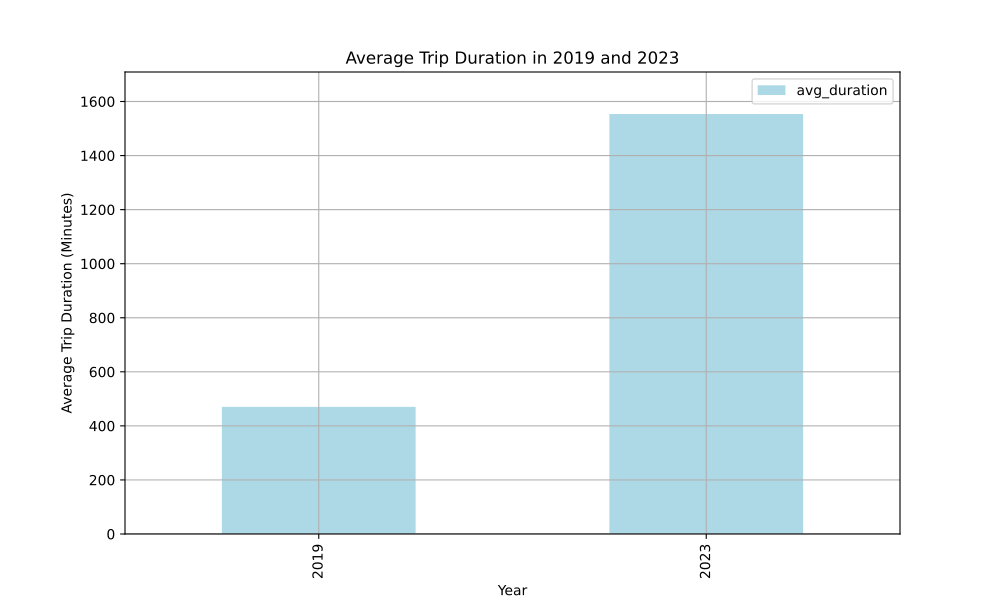

Generate this figure with Python:
import matplotlib.pyplot as plt
import pandas as pd
from sqlalchemy import create_engine
from dotenv import load_dotenv
import os
from matplotlib.backends.backend_pdf import PdfPages

# Load environment variables from .env file
load_dotenv()

# Database connection details from environment variables
db_host = os.getenv('DB_HOST')
db_port = os.getenv('DB_PORT')
db_user = os.getenv('DB_USER')
db_password = os.getenv('DB_PASSWORD')
db_name = os.getenv('DB_NAME')

# Create the SQLAlchemy engine
engine = create_engine(f"mysql+pymysql://{db_user}:{db_password}@{db_host}:{db_port}/{db_name}")

# Function to fetch data from the database
def fetch_data(query):
    return pd.read_sql(query, engine)

# Function to create comparison bar charts with proper y-axis scaling
def create_comparison_chart(df_2019, df_2023, column, title, xlabel, ylabel):
    # Combine and rank data for consistent comparison
    combined = pd.concat([df_2019, df_2023]).groupby(column).sum().reset_index()
    top_combined = combined.nlargest(5, 'num_bookings')
    
    # Reindex original dataframes to only include top items
    df_2019_top = df_2019[df_2019[column].isin(top_combined[column])]
    df_2023_top = df_2023[df_2023[column].isin(top_combined[column])]
    
    # Prepare data for plotting
    comparison = pd.DataFrame({
        '2019': df_2019_top.groupby(column)['num_bookings'].sum(),
        '2023': df_2023_top.groupby(column)['num_bookings'].sum()
    }).fillna(0)  # Fill NaN with 0 for better comparison
    
    ax = comparison.plot(kind='bar', figsize=(10, 6))
    ax.set_ylim(0, comparison.max().max() * 1.1)  # Set y-axis limits from 0 to slightly above the max value
    plt.title(title)
    plt.xlabel(xlabel)
    plt.ylabel(ylabel)
    plt.grid(True)
    return ax.figure

# Initialize the PDF
pdf_path = 'comparison_charts.pdf'
pdf = PdfPages(pdf_path)

# 1. Average Trip Duration in 2019 and 2023
query_avg_trip_duration = """
SELECT 
    YEAR(godate) as year, 
    AVG(trip_duration_minutes) as avg_duration 
FROM 
    `12go`.analytic_test_booking 
WHERE 
    YEAR(godate) IN (2019, 2023)
GROUP BY 
    year
"""
df_avg_trip_duration = fetch_data(query_avg_trip_duration)
ax = df_avg_trip_duration.plot(kind='bar', x='year', y='avg_duration', color='lightblue', figsize=(10, 6))
ax.set_ylim(0, df_avg_trip_duration['avg_duration'].max() * 1.1)  # Adjust y-axis limit
plt.title('Average Trip Duration in 2019 and 2023')
plt.xlabel('Year')
plt.ylabel('Average Trip Duration (Minutes)')
plt.grid(True)
pdf.savefig(ax.figure)
plt.show()

# 2. Top 5 Distribution of Transportation Modes
query_transport_modes = """
SELECT 
    class_name, 
    COUNT(*) as num_bookings, 
    YEAR(godate) as year 
FROM 
    `12go`.analytic_test_booking 
WHERE 
    YEAR(godate) IN (2019, 2023)
GROUP BY 
    class_name, year
"""
df_transport_modes = fetch_data(query_transport_modes)

# Split data by year
df_transport_modes_2019 = df_transport_modes[df_transport_modes['year'] == 2019]
df_transport_modes_2023 = df_transport_modes[df_transport_modes['year'] == 2023]

fig = create_comparison_chart(df_transport_modes_2019, 
                        df_transport_modes_2023, 
                        'class_name', 
                        'Top 5 Distribution of Transportation Modes', 
                        'Transport Mode', 'Number of Bookings')
pdf.savefig(fig)
plt.show()

# 3. Top 5 Revenue by Country of Origin
query_revenue_by_country = """
SELECT 
    from_country_id, 
    SUM(netprice_usd) as total_revenue, 
    YEAR(godate) as year 
FROM 
    `12go`.analytic_test_booking 
WHERE 
    YEAR(godate) IN (2019, 2023)
GROUP BY 
    from_country_id, year
"""
df_revenue_by_country = fetch_data(query_revenue_by_country)

# Split data by year
df_revenue_by_country_2019 = df_revenue_by_country[df_revenue_by_country['year'] == 2019]
df_revenue_by_country_2023 = df_revenue_by_country[df_revenue_by_country['year'] == 2023]

# Combine and rank data for consistent comparison
combined_revenue = pd.concat([df_revenue_by_country_2019, df_revenue_by_country_2023]).groupby('from_country_id').sum()
top_combined_revenue = combined_revenue.nlargest(5, 'total_revenue')

# Reindex original dataframes to only include top items
df_revenue_by_country_2019_top = df_revenue_by_country_2019[df_revenue_by_country_2019['from_country_id'].isin(top_combined_revenue.index)]
df_revenue_by_country_2023_top = df_revenue_by_country_2023[df_revenue_by_country_2023['from_country_id'].isin(top_combined_revenue.index)]

# Prepare data for plotting
comparison_revenue = pd.DataFrame({
    '2019': df_revenue_by_country_2019_top.groupby('from_country_id')['total_revenue'].sum(),
    '2023': df_revenue_by_country_2023_top.groupby('from_country_id')['total_revenue'].sum()
}).fillna(0)  # Fill NaN with 0 for better comparison

ax = comparison_revenue.plot(kind='bar', figsize=(10, 6))
ax.set_ylim(0, comparison_revenue.max().max() * 1.1)  # Set y-axis limits from 0 to slightly above the max value
plt.title('Top 5 Revenue by Country of Origin in 2019 and 2023')
plt.xlabel('Country')
plt.ylabel('Total Revenue (USD)')
plt.grid(True)
pdf.savefig(ax.figure)
plt.show()

# 4. Top 5 Language Preferences Comparison
query_language_prefs = """
SELECT 
    website_language, 
    COUNT(*) as num_bookings, 
    YEAR(godate) as year 
FROM 
    `12go`.analytic_test_booking 
WHERE 
    YEAR(godate) IN (2019, 2023)
GROUP BY 
    website_language, year
"""
df_language_prefs = fetch_data(query_language_prefs)

# Split data by year
df_language_prefs_2019 = df_language_prefs[df_language_prefs['year'] == 2019]
df_language_prefs_2023 = df_language_prefs[df_language_prefs['year'] == 2023]

fig = create_comparison_chart(df_language_prefs_2019, 
                        df_language_prefs_2023, 
                        'website_language', 
                        'Top 5 Language Preferences Comparison', 
                        'Language', 'Number of Bookings')
pdf.savefig(fig)
plt.show()

# 5. Top 5 User Agents Comparison
query_user_agents = """
SELECT 
    user_agent, 
    COUNT(*) as num_bookings, 
    YEAR(godate) as year 
FROM 
    `12go`.analytic_test_booking 
WHERE 
    YEAR(godate) IN (2019, 2023)
GROUP BY 
    user_agent, year
"""
df_user_agents = fetch_data(query_user_agents)

# Split data by year
df_user_agents_2019 = df_user_agents[df_user_agents['year'] == 2019]
df_user_agents_2023 = df_user_agents[df_user_agents['year'] == 2023]

fig = create_comparison_chart(df_user_agents_2019, 
                        df_user_agents_2023, 
                        'user_agent', 
                        'Top 5 User Agents in 2019 and 2023', 
                        'User Agent', 'Number of Bookings')
pdf.savefig(fig)
plt.show()

# 6. Top 5 Countries Comparison
query_top_countries = """
SELECT 
    from_country_id, 
    COUNT(*) as num_bookings, 
    YEAR(godate) as year 
FROM 
    `12go`.analytic_test_booking 
WHERE 
    YEAR(godate) IN (2019, 2023)
GROUP BY 
    from_country_id, year
"""
df_top_countries = fetch_data(query_top_countries)

# Split data by year
df_top_countries_2019 = df_top_countries[df_top_countries['year'] == 2019]
df_top_countries_2023 = df_top_countries[df_top_countries['year'] == 2023]

fig = create_comparison_chart(df_top_countries_2019, 
                        df_top_countries_2023, 
                        'from_country_id', 
                        'Top 5 Countries in 2019 and 2023', 
                        'Country', 'Number of Bookings')
pdf.savefig(fig)
plt.show()

# 7. Top 5 From Station Name Comparison
query_from_station_names = """
SELECT 
    from_station_name, 
    COUNT(*) as num_bookings, 
    YEAR(godate) as year 
FROM 
    `12go`.analytic_test_booking 
WHERE 
    YEAR(godate) IN (2019, 2023)
GROUP BY 
    from_station_name, year
"""
df_from_station_names = fetch_data(query_from_station_names)

# Split data by year
df_from_station_names_2019 = df_from_station_names[df_from_station_names['year'] == 2019]
df_from_station_names_2023 = df_from_station_names[df_from_station_names['year'] == 2023]

fig = create_comparison_chart(df_from_station_names_2019, 
                        df_from_station_names_2023, 
                        'from_station_name', 
                        'Top 5 From Station Names in 2019 and 2023', 
                        'Station Name', 'Number of Bookings')
pdf.savefig(fig)
plt.show()

# 8. Top 5 To Station Name Comparison
query_to_station_names = """
SELECT 
    to_station_name, 
    COUNT(*) as num_bookings, 
    YEAR(godate) as year 
FROM 
    `12go`.analytic_test_booking 
WHERE 
    YEAR(godate) IN (2019, 2023)
GROUP BY 
    to_station_name, year
"""
df_to_station_names = fetch_data(query_to_station_names)

# Split data by year
df_to_station_names_2019 = df_to_station_names[df_to_station_names['year'] == 2019]
df_to_station_names_2023 = df_to_station_names[df_to_station_names['year'] == 2023]

fig = create_comparison_chart(df_to_station_names_2019, 
                        df_to_station_names_2023, 
                        'to_station_name', 
                        'Top 5 To Station Names in 2019 and 2023', 
                        'Station Name', 'Number of Bookings')
pdf.savefig(fig)
plt.show()

# 9. Average Monthly Orders Count for 2019 and 2023
query_monthly_orders = """
SELECT 
    MONTH(godate) as month, 
    COUNT(*) as num_orders, 
    YEAR(godate) as year 
FROM 
    `12go`.analytic_test_booking 
WHERE 
    YEAR(godate) IN (2019, 2023)
GROUP BY 
    month, year
"""
df_monthly_orders = fetch_data(query_monthly_orders)

# Pivot the data for better visualization
ax = df_monthly_orders.pivot(index='month', columns='year', values='num_orders').plot(kind='bar', figsize=(10, 6))
ax.set_ylim(0, df_monthly_orders['num_orders'].max() * 1.1)  # Adjust y-axis limit
plt.title('Average Monthly Orders Count in 2019 and 2023')
plt.xlabel('Month')
plt.ylabel('Number of Orders')
plt.grid(True)
pdf.savefig(ax.figure)
plt.show()

# 10. Average Monthly EPS for 2019 and 2023
query_monthly_eps = """
SELECT 
    MONTH(godate) as month, 
    AVG(netprice_usd / seats) as avg_eps, 
    YEAR(godate) as year 
FROM 
    `12go`.analytic_test_booking 
WHERE 
    YEAR(godate) IN (2019, 2023)
GROUP BY 
    month, year
"""
df_monthly_eps = fetch_data(query_monthly_eps)

# Pivot the data for better visualization
ax = df_monthly_eps.pivot(index='month', columns='year', values='avg_eps').plot(kind='bar', figsize=(10, 6))
ax.set_ylim(0, df_monthly_eps['avg_eps'].max() * 1.1)  # Adjust y-axis limit
plt.title('Average Monthly EPS in 2019 and 2023')
plt.xlabel('Month')
plt.ylabel('Average EPS')
plt.grid(True)
pdf.savefig(ax.figure)
plt.show()

# 11. Top 5 Created By Role ID Comparison
query_createdby_role = """
SELECT 
    createdby_role_id, 
    COUNT(*) as num_bookings, 
    YEAR(godate) as year 
FROM 
    `12go`.analytic_test_booking 
WHERE 
    YEAR(godate) IN (2019, 2023)
GROUP BY 
    createdby_role_id, year
"""
df_createdby_role = fetch_data(query_createdby_role)

# Split data by year
df_createdby_role_2019 = df_createdby_role[df_createdby_role['year'] == 2019]
df_createdby_role_2023 = df_createdby_role[df_createdby_role['year'] == 2023]

fig = create_comparison_chart(df_createdby_role_2019, 
                        df_createdby_role_2023, 
                        'createdby_role_id', 
                        'Top 5 Created By Role ID in 2019 and 2023', 
                        'Role ID', 'Number of Bookings')
pdf.savefig(fig)
plt.show()

# 12. Top 5 Channels Comparison
query_channel = """
SELECT 
    channel, 
    COUNT(*) as num_bookings, 
    YEAR(godate) as year 
FROM 
    `12go`.analytic_test_booking 
WHERE 
    YEAR(godate) IN (2019, 2023)
GROUP BY 
    channel, year
"""
df_channel = fetch_data(query_channel)

# Split data by year
df_channel_2019 = df_channel[df_channel['year'] == 2019]
df_channel_2023 = df_channel[df_channel['year'] == 2023]

fig = create_comparison_chart(df_channel_2019, 
                        df_channel_2023, 
                        'channel', 
                        'Top 5 Channels in 2019 and 2023', 
                        'Channel', 'Number of Bookings')
pdf.savefig(fig)
plt.show()

# 13. Top 5 User Origin Country Comparison
query_user_origin_country = """
SELECT 
    user_origin_country_id, 
    COUNT(*) as num_bookings, 
    YEAR(godate) as year 
FROM 
    `12go`.analytic_test_booking 
WHERE 
    YEAR(godate) IN (2019, 2023)
GROUP BY 
    user_origin_country_id, year
"""
df_user_origin_country = fetch_data(query_user_origin_country)

# Split data by year
df_user_origin_country_2019 = df_user_origin_country[df_user_origin_country['year'] == 2019]
df_user_origin_country_2023 = df_user_origin_country[df_user_origin_country['year'] == 2023]

fig = create_comparison_chart(df_user_origin_country_2019, 
                        df_user_origin_country_2023, 
                        'user_origin_country_id', 
                        'Top 5 User Origin Countries in 2019 and 2023', 
                        'Country', 'Number of Bookings')
pdf.savefig(fig)
plt.show()

# 14. Total Order Count Comparison between 2019 and 2023
query_order_count = """
SELECT 
    YEAR(godate) as year, 
    COUNT(*) as total_orders 
FROM 
    `12go`.analytic_test_booking 
WHERE 
    YEAR(godate) IN (2019, 2023)
GROUP BY 
    year
"""
df_order_count = fetch_data(query_order_count)
ax = df_order_count.plot(kind='bar', x='year', y='total_orders', color='purple', figsize=(10, 6))
ax.set_ylim(0, df_order_count['total_orders'].max() * 1.1)  # Adjust y-axis limit
plt.title('Total Order Count Comparison between 2019 and 2023')
plt.xlabel('Year')
plt.ylabel('Total Orders')
plt.grid(True)
pdf.savefig(ax.figure)
plt.show()

# Close the PDF file
pdf.close()

print(f"All charts have been generated and saved in {pdf_path}.")
